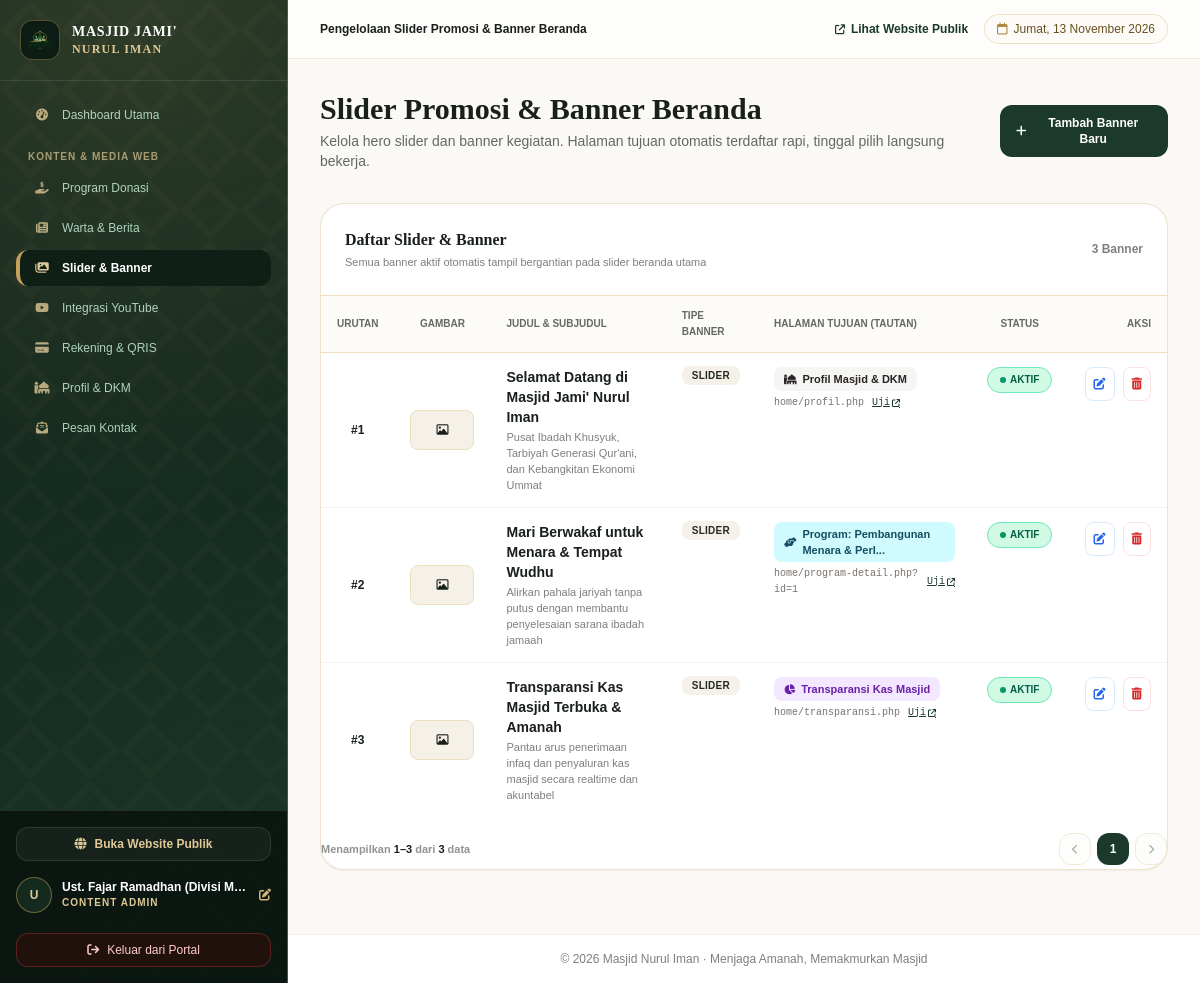
Screenshot of /admin/banner-admin.php (signed in) with the database file from the repository.
### tables this page shows
CREATE TABLE IF NOT EXISTS `banners` (
  `id` int NOT NULL AUTO_INCREMENT,
  `judul` varchar(150) NOT NULL,
  `subjudul` varchar(255) DEFAULT NULL,
  `gambar` varchar(255) NOT NULL,
  `link_url` varchar(255) DEFAULT NULL,
  `tipe` enum('slider','banner_kegiatan','banner_program','banner_donasi') NOT NULL DEFAULT 'slider',
  `urutan` int NOT NULL DEFAULT '1',
  `is_active` tinyint(1) NOT NULL DEFAULT '1',
  `created_at` timestamp NULL DEFAULT CURRENT_TIMESTAMP,
  PRIMARY KEY (`id`),
  KEY `idx_banner_active` (`is_active`),
  KEY `idx_banner_type` (`tipe`)
);

CREATE TABLE IF NOT EXISTS `program_donasi` (
  `id` int NOT NULL AUTO_INCREMENT,
  `nama_program` varchar(200) NOT NULL,
  `slug` varchar(200) NOT NULL,
  `kategori` enum('sosial','pendidikan','keagamaan','operasional','donasi','lainnya') NOT NULL DEFAULT 'donasi',
  `deskripsi` text NOT NULL,
  `deskripsi_lengkap` longtext,
  `gambar` varchar(255) DEFAULT NULL,
  `target_donasi` decimal(15,2) NOT NULL DEFAULT '0.00',
  `dana_terkumpul` decimal(15,2) NOT NULL DEFAULT '0.00',
  `tanggal_mulai` date NOT NULL,
  `tanggal_selesai` date DEFAULT NULL,
  `status` enum('aktif','selesai','terpenuhi') NOT NULL DEFAULT 'aktif',
  `is_featured` tinyint(1) NOT NULL DEFAULT '1',
  `created_at` timestamp NULL DEFAULT CURRENT_TIMESTAMP,
  `updated_at` timestamp NULL DEFAULT CURRENT_TIMESTAMP ON UPDATE CURRENT_TIMESTAMP,
  PRIMARY KEY (`id`),
  UNIQUE KEY `slug` (`slug`),
  KEY `idx_program_status` (`status`),
  KEY `idx_program_featured` (`is_featured`)
);

### admin/banner-admin.php (the view, shortened to what this page needs)
<?php
require_once __DIR__ . '/../config/database.php';
$daftarProgram = [];
try {
    $daftarProgram = $pdo->query("SELECT id, nama_program, target_donasi, dana_terkumpul, deskripsi, gambar FROM program_donasi WHERE status = 'aktif' ORDER BY is_featured DESC, id DESC")->fetchAll();
} catch (Exception $e) {}
$daftarBerita = [];
try {
    $daftarBerita = $pdo->query("SELECT id, judul, ringkasan, slug, thumbnail FROM berita WHERE status = 'published' ORDER BY tanggal_publikasi DESC LIMIT 15")->fetchAll();
} catch (Exception $e) {}
$pag = paginate_data($pdo, "SELECT * FROM banners ORDER BY urutan ASC, id DESC", [], 10);
$banners = $pag['items'];
$programMap = [];
foreach ($daftarProgram as $p) {
    $programMap[$p['id']] = $p;
}
$beritaMap = [];
foreach ($daftarBerita as $b) {
    $beritaMap[$b['id']] = $b;
}
function label_tautan_banner($url, $programMap, $beritaMap) {
    $url = trim((string)$url);
    $clean = ltrim($url, '/');
    $clean = preg_replace('#^home/#i', '', $clean);
    $clean = preg_replace('#\.php(\?|$)#i', '$1', $clean);
    if ($clean === 'transparansi') {
        return ['nama' => 'Transparansi Kas Masjid', 'badge' => 'bg-purple-100 text-purple-800', 'icon' => 'fa-chart-pie'];
    }
    if ($clean === 'profil') {
        return ['nama' => 'Profil Masjid & DKM', 'badge' => 'bg-stone-100 text-stone-800', 'icon' => 'fa-mosque'];
    }
    if (preg_match('#program-detail\?id=(\d+)#i', $clean, $m)) {
        $pId = (int)$m[1];
        $namaP = $programMap[$pId]['nama_program'] ?? "Program #{$pId}";
        return ['nama' => 'Program: ' . mb_strimwidth($namaP, 0, 28, '...'), 'badge' => 'bg-cyan-100 text-cyan-900', 'icon' => 'fa-handshake-angle'];
    }
    return ['nama' => $clean, 'badge' => 'bg-warm-100 text-warm-800', 'icon' => 'fa-link'];
}
require_once __DIR__ . '/../layouts/header.php';
require_once __DIR__ . '/../layouts/sidebar.php';
?>
<div class="flex flex-col sm:flex-row sm:items-center justify-between gap-4">
    <div>
        <h2 class="text-2xl sm:text-3xl font-bold text-warm-900 font-classic">
            Slider Promosi &amp; Banner Beranda
        </h2>
        <p class="text-xs sm:text-sm text-warm-800/70 mt-1">
            Kelola hero slider dan banner kegiatan. Halaman tujuan otomatis terdaftar rapi, tinggal pilih langsung bekerja.
        </p>
    </div>
    <button type="button" onclick="bukaModalBanner()" class="px-4 py-2.5 rounded-xl bg-cypress-700 hover:bg-cypress-800 text-white font-bold text-xs shadow-xs transition flex items-center gap-2">
        <i class="fa-solid fa-plus"></i>
        <span>Tambah Banner Baru</span>
    </button>
</div>
<div class="bg-white rounded-3xl border border-antique-300/50 shadow-sm overflow-hidden">
    <div class="p-6 border-b border-antique-200 flex items-center justify-between">
        <div>
            <h3 class="font-classic text-base font-bold text-warm-900">
                Daftar Slider &amp; Banner
            </h3>
            <p class="text-[11px] text-warm-800/60 mt-0.5">Semua banner aktif otomatis tampil bergantian pada slider beranda utama</p>
        </div>
        <span class="text-xs text-warm-800/60 font-semibold"><?= number_format($pag['total']) ?> Banner</span>
    </div>
    <div class="overflow-x-auto -mx-5 px-5">
        <table class="w-full text-left text-xs min-w-[700px]">
            <thead>
                <tr class="border-b border-antique-200 bg-warm-50/70 text-warm-800/70 uppercase text-[10px] font-bold">
                    <th class="py-3 px-4 text-center">Urutan</th>
                    <th class="py-3 px-4 text-center">Gambar</th>
                    <th class="py-3 px-4">Judul &amp; Subjudul</th>
                    <th class="py-3 px-4">Tipe Banner</th>
                    <th class="py-3 px-4">Halaman Tujuan (Tautan)</th>
                    <th class="py-3 px-4 text-center">Status</th>
                    <th class="py-3 px-4 text-right">Aksi</th>
                </tr>
            </thead>
            <tbody class="divide-y divide-antique-100">
                <?php foreach ($banners as $b):
                    $targetInfo = label_tautan_banner($b['link_url'], $programMap, $beritaMap);
                    $hrefValid = app_url($b['link_url'] ?: 'donasi-online');
                ?>
                    <tr class="hover:bg-warm-50/60 transition">
                        <td class="py-3.5 px-4 text-center font-bold text-warm-900">
                            #<?= $b['urutan'] ?>
                        </td>
                        <td class="py-3.5 px-4 text-center">
                            <?php if (!empty($b['gambar'])): ?>
                                <img src="<?= e(upload_url($b['gambar'])) ?>" alt="Banner" class="w-16 h-10 object-cover rounded-lg border border-antique-300/60 shadow-xs mx-auto">
                            <?php else: ?>
                                <div class="w-16 h-10 rounded-lg bg-warm-100 border border-antique-200 flex items-center justify-center text-warm-400 mx-auto text-xs">
                                    <i class="fa-regular fa-image"></i>
                                </div>
                            <?php endif; ?>
                        </td>
                        <td class="py-3.5 px-4 align-top max-w-xs sm:max-w-sm">
                            <strong class="text-sm font-bold text-warm-900 block"><?= e($b['judul']) ?></strong>
                            <span class="text-[11px] text-warm-800/60 block mt-0.5"><?= e($b['subjudul']) ?></span>
                        </td>
                        <td class="py-3.5 px-4 align-top whitespace-nowrap">
                            <span class="px-2.5 py-1 rounded-lg text-[10px] font-bold bg-warm-100 text-warm-800 uppercase tracking-wide">
                                <?= str_replace('_', ' ', e($b['tipe'])) ?>
                            </span>
                        </td>
                        <td class="py-3.5 px-4 align-top">
                            <div class="flex flex-col gap-1">
                                <span class="inline-flex items-center gap-1.5 px-2.5 py-1 rounded-lg text-[11px] font-semibold <?= $targetInfo['badge'] ?> w-fit">
                                    <i class="fa-solid <?= $targetInfo['icon'] ?> text-[10px]"></i>
                                    <span><?= e($targetInfo['nama']) ?></span>
                                </span>
                                <div class="flex items-center gap-2 text-[10px] text-stone-500 font-mono">
                                    <span><?= e($b['link_url'] ?: '(Beranda Utama)') ?></span>
                                    <a href="<?= e($hrefValid) ?>" target="_blank" class="text-cypress-700 hover:text-cypress-900 underline flex items-center gap-0.5" title="Buka tautan ini di tab baru untuk verifikasi">
                                        <span>Uji</span>
                                        <i class="fa-solid fa-arrow-up-right-from-square text-[8px]"></i>
                                    </a>
                                </div>
                            </div>
                        </td>
                        <td class="py-3.5 px-4 align-top text-center whitespace-nowrap">
                            <a href="banner-admin?toggle=<?= $b['id'] ?>" title="Klik untuk beralih status aktif/nonaktif" class="inline-flex items-center gap-1 px-3 py-1 rounded-full text-[10px] font-bold uppercase transition <?= $b['is_active'] ? 'bg-emerald-100 hover:bg-emerald-200 text-emerald-800 border border-emerald-300' : 'bg-stone-200 hover:bg-stone-300 text-stone-600 border border-stone-300' ?>">
                                <span class="w-1.5 h-1.5 rounded-full <?= $b['is_active'] ? 'bg-emerald-600' : 'bg-stone-400' ?>"></span>
                                <span><?= $b['is_active'] ? 'Aktif' : 'Nonaktif' ?></span>
                            </a>
                        </td>
                        <td class="py-3.5 px-4 align-top text-right whitespace-nowrap">
                            <div class="flex items-center justify-end gap-2">
                                <button type="button" data-banner='<?= htmlspecialchars(json_encode($b, JSON_UNESCAPED_UNICODE), ENT_QUOTES, 'UTF-8') ?>' onclick="editBannerSafe(this)" class="p-2 rounded-lg text-blue-600 hover:bg-blue-50 border border-blue-200/60" title="Edit Banner">
                                    <i class="fa-solid fa-pen-to-square"></i>
                                </button>
                                <a href="banner-admin?hapus=<?= $b['id'] ?>" data-hapus data-judul="Hapus Banner" data-pesan="Banner '<?= e($b['judul']) ?>' ini akan dihapus permanen dari sistem. Lanjutkan?" class="p-2 rounded-lg text-red-600 hover:bg-red-50 border border-red-200/60" title="Hapus">
                                    <i class="fa-solid fa-trash-can"></i>
                                </a>
                            </div>
                        </td>
                    </tr>
                <?php endforeach; ?>
            </tbody>
        </table>
    </div>
    <?php render_pagination($pag['totalHalaman'], $pag['halaman'], $pag['total'], $pag['dari'], $pag['sampai']); ?>
</div>
<?php require_once __DIR__ . '/../layouts/footer.php'; ?>

### config/helpers.php (shortened to what this page needs)
<?php
function base_url() {
    $scriptName = str_replace('\\', '/', $_SERVER['SCRIPT_NAME'] ?? '/');
    $pos = strrpos($scriptName, '/');
    $dir = $pos === false ? '' : substr($scriptName, 0, $pos);
    $last = strtolower(substr($dir, strrpos($dir, '/') + 1));
    $subdirs = ['admin', 'auth', 'home', 'donatur', 'docs'];
    if (in_array($last, $subdirs)) {
        $up = strrpos($dir, '/');
        $dir = $up === false ? '' : substr($dir, 0, $up);
    }
    return rtrim($dir, '/');
}
function app_url($path = '') {
    $path = trim((string)($path ?? ''));
    $path = ltrim($path, '/');
    $path = preg_replace('#^home/#i', '', $path);
    $path = preg_replace('#\.php(\?|$)#i', '$1', $path);
    return base_url() . '/' . $path;
}
function e($text) {
    return htmlspecialchars((string)($text ?? ''), ENT_QUOTES, 'UTF-8');
}
function paginate_data($pdo, $sql, $params = [], $perHalaman = 10) {
    $perHalaman = max(1, (int)$perHalaman);
    $stmtCount = $pdo->prepare("SELECT COUNT(*) FROM (" . $sql . ") AS sub_paginator");
    $stmtCount->execute($params);
    $total = (int)$stmtCount->fetchColumn();
    $totalHalaman = (int)ceil($total / $perHalaman);
    $totalHalaman = max(1, $totalHalaman);
    $halaman = (int)($_GET['page'] ?? 1);
    $offset = ($halaman - 1) * $perHalaman;
    $stmt = $pdo->prepare($sql . " LIMIT ? OFFSET ?");
    $i = 1;
    $stmt->bindValue($i++, (int)$perHalaman, PDO::PARAM_INT);
    $stmt->bindValue($i, (int)$offset, PDO::PARAM_INT);
    $stmt->execute();
    $items = $stmt->fetchAll();
    $dari   = $total === 0 ? 0 : ($offset + 1);
    $sampai = min($offset + $perHalaman, $total);
    return [
        'items'        => $items,
        'total'        => $total,
        'halaman'      => $halaman,
        'totalHalaman' => $totalHalaman,
        'dari'         => $dari,
        'sampai'       => $sampai,
    ];
}
function render_pagination($totalHalaman, $halaman, $total = 0, $dari = 0, $sampai = 0) {
    $query = $_GET;
    $q = function ($page) use ($query) {
        $query['page'] = $page;
        return '?' . http_build_query($query);
    };
    echo '<div class="flex flex-col sm:flex-row items-center justify-between gap-3 pt-4 pb-1 text-xs">';
    echo '<span class="text-[11px] text-warm-800/50 font-semibold">Menampilkan <b class="text-warm-900">' . $dari . '&ndash;' . $sampai . '</b> dari <b class="text-warm-900">' . $total . '</b> data</span>';
    echo '<nav class="flex items-center gap-1.5" aria-label="Pagination">';
    $prevHalaman = max(1, $halaman - 1);
    $prevDisabled = $halaman <= 1;
    echo '<a href="' . e($q($prevHalaman)) . '" class="w-8 h-8 rounded-xl bg-warm-50 border border-antique-300 text-warm-800 flex items-center justify-center transition ' . ($prevDisabled ? 'pointer-events-none opacity-40' : 'hover:bg-antique-100') . '" title="Sebelumnya">';
    echo '<i class="fa-solid fa-chevron-left text-[10px]"></i></a>';
    $mulai = max(1, $halaman - 2);
    $akhir = min($totalHalaman, $halaman + 2);
    for ($i = $mulai; $i <= $akhir; $i++) {
        if ($i === $halaman) {
            echo '<span class="w-8 h-8 rounded-xl bg-cypress-700 text-white font-bold shadow-xs flex items-center justify-center">' . $i . '</span>';
        } else {
            echo '<a href="' . e($q($i)) . '" class="w-8 h-8 rounded-xl bg-warm-50 border border-antique-300 text-warm-800 hover:bg-antique-100 flex items-center justify-center font-semibold transition">' . $i . '</a>';
        }
    }
    $nextHalaman = min($totalHalaman, $halaman + 1);
    $nextDisabled = $halaman >= $totalHalaman;
    echo '<a href="' . e($q($nextHalaman)) . '" class="w-8 h-8 rounded-xl bg-warm-50 border border-antique-300 text-warm-800 flex items-center justify-center transition ' . ($nextDisabled ? 'pointer-events-none opacity-40' : 'hover:bg-antique-100') . '" title="Berikutnya">';
    echo '<i class="fa-solid fa-chevron-right text-[10px]"></i></a>';
    echo '</nav>';
    echo '</div>';
}

### assets/css/classic-theme.css (style rules this page uses)
:root { --color-primary: #183728; --color-primary-dark: #11271d; --color-primary-light: #224937; --color-accent-gold: #c5a059; --color-accent-gold-light: #dfc896; --color-accent-gold-dark: #9e7b36; --color-bg-body: #fbf9f5; --color-bg-surface: #ffffff; --color-bg-muted: #f4efe4; --color-border-subtle: #e8e2d4; --color-border-gold: #dbc8a2; --color-text-main: #1b2620; --color-text-muted: #5e6d64; }
body { font-family: 'Plus Jakarta Sans', sans-serif; background-color: var(--color-bg-body); color: var(--color-text-main); -webkit-font-smoothing: antialiased; }
.font-classic { font-family: 'Cinzel', serif; }
.pattern-arabesque-light { background-color: #fbf9f5; background-image: radial-gradient(#183728 0.55px, transparent 0.55px), radial-gradient(#c5a059 0.55px, #fbf9f5 0.55px); background-size: 22px 22px; background-position: 0 0, 11px 11px; }

### rows the page displays
banners: urutan "1", judul "Selamat Datang di Masjid Jami' Nurul Iman", subjudul "Pusat Ibadah Khusyuk, Tarbiyah Generasi Qur'ani, dan Kebangkitan Ekonomi Ummat", tipe "SLIDER", link_url "Profil Masjid & DKM", link_url "home/profil.php", is_active 1 (drawn)
banners: urutan "2", judul "Mari Berwakaf untuk Menara & Tempat Wudhu", subjudul "Alirkan pahala jariyah tanpa putus dengan membantu penyelesaian sarana ibadah jamaah", tipe "SLIDER", link_url.nama_program "Program: Pembangunan Menara & Perl...", link_url "home/program-detail.php?id=1", is_active 1 (drawn)
banners: urutan "3", judul "Transparansi Kas Masjid Terbuka & Amanah", subjudul "Pantau arus penerimaan infaq dan penyaluran kas masjid secara realtime dan akuntabel", tipe "SLIDER", link_url "Transparansi Kas Masjid", link_url "home/transparansi.php", shows "AKTIF"

### other values shown
substr($user['nama'] ?? 'A', 0, 1) "U"
$user['nama'] "Ust. Fajar Ramadhan (Divisi M…"
str_replace('_', ' ', $userRole) "CONTENT ADMIN"
$pageSubtitle "Pengelolaan Slider Promosi & Banner Beranda"
$tanggalLengkap "Jumat, 13 November 2026"
$pag['total'] "3"
$dari "1"
$sampai "3"
$total "3"
